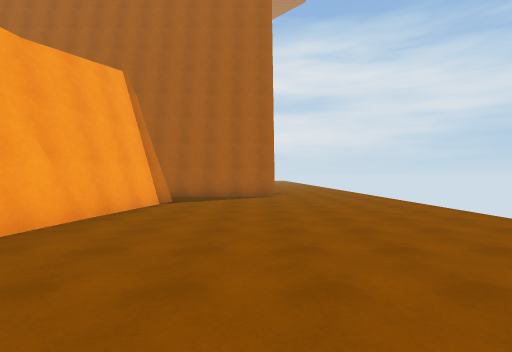
[1] (above)

12 first-person views from a walk through a 3-D level made in the Unity game engine. The camera is 1.5 m above the floor, looks level and sees 85° across. The floor is counted in squares, 2 m on a side. Each view is taken from the middle of a square. On the plan, view 1 faces up. The plan holds only what a view shows up to about 10 squares ahead; the rest is blank. The place goes on beyond the plan.

[2]
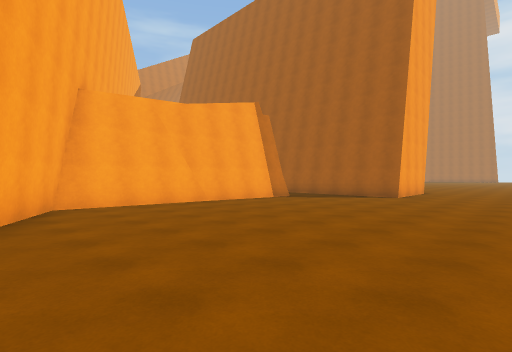

[3]
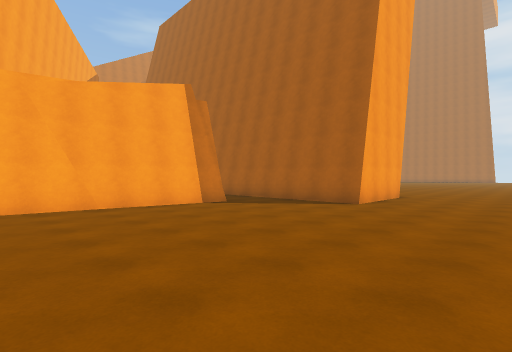

[4]
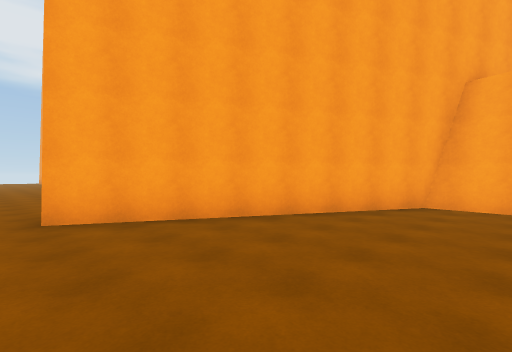

[5]
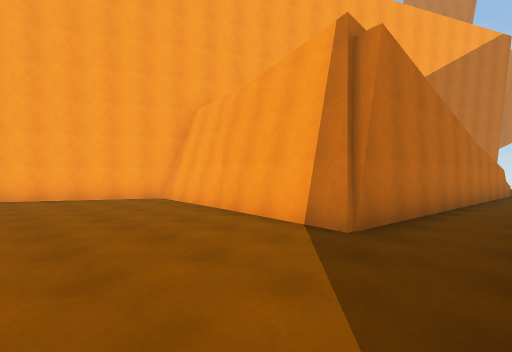

[6]
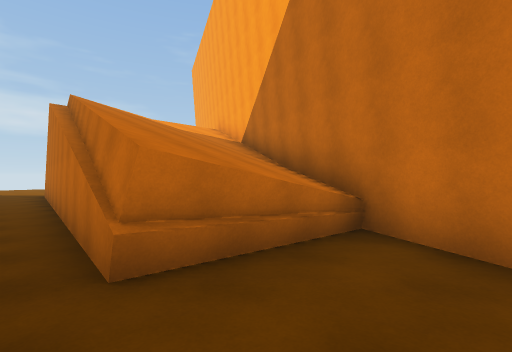

[7]
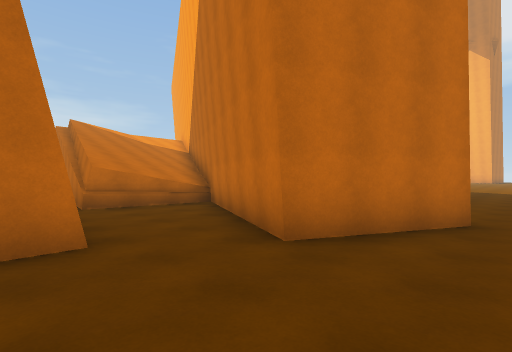

[8]
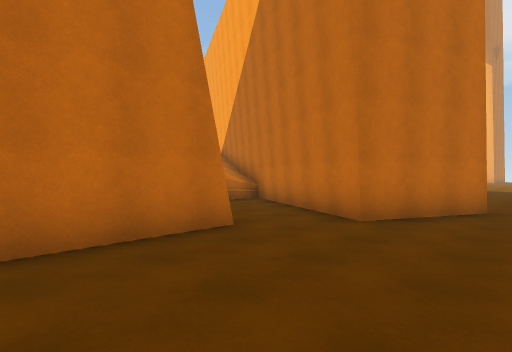

[9]
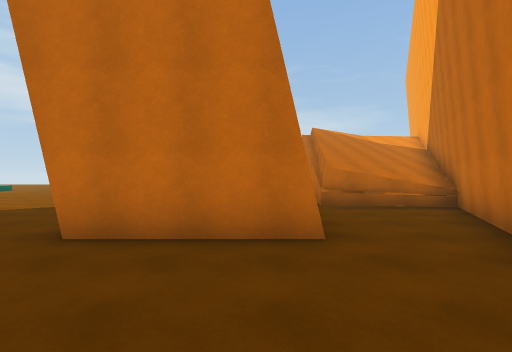

[10]
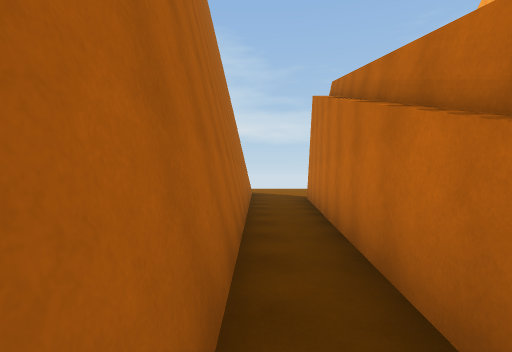

[11]
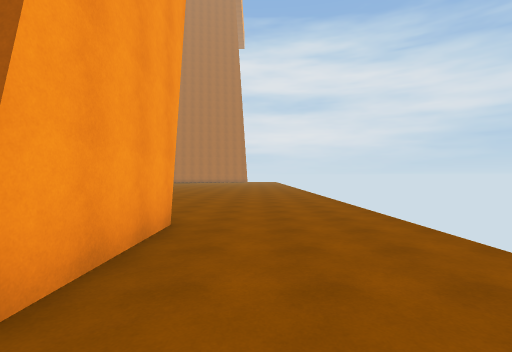

[12]
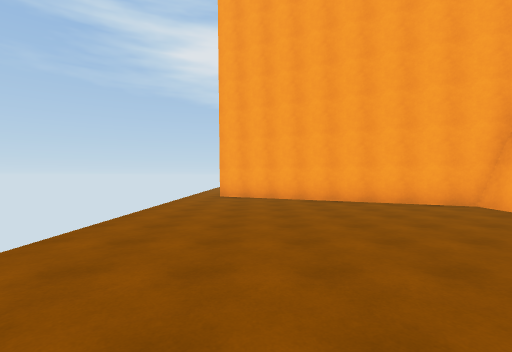

### Floor plan
Key: @ floor where view 1 was taken; # wall or solid block; . floor; / step, stairs or slope; ^ raised ledge.
Columns run from 20 left of view 1 to 4 right of it. Each row starts with its distance up from view 1.
 13 ....#               #....
 12 ....#               #....
 11 ....#               #....
 10 ..../////////////////....
  9 .......#####.............
  8 ..##...#   #######.......
  7 ..####.^         #.......
  6 .##  ##^#        #.......
  5 ..      ^        #.......
  4 ..              ##.......
  3 ..              #........
  2 ..              #........
  1  .              ##.......
  0                  ###@....
 -1                    ###...
 -2                      ###.
 -3                         .
 -4                        ..
 -5                        ..
 -6                        ..
 -7                        .

Positions as (right, up) in squares from view 1, and headings:
1: (0, 0), facing up
2: (4, 0), facing up-left
3: (4, 3), facing up-left
4: (4, 3), facing down-left
5: (1, 10), facing down-left
6: (-15, 10), facing down-right
7: (-20, 11), facing down-right
8: (-20, 13), facing down-right
9: (-20, 11), facing right
10: (-12, 10), facing right
11: (2, 9), facing up
12: (2, 8), facing down
